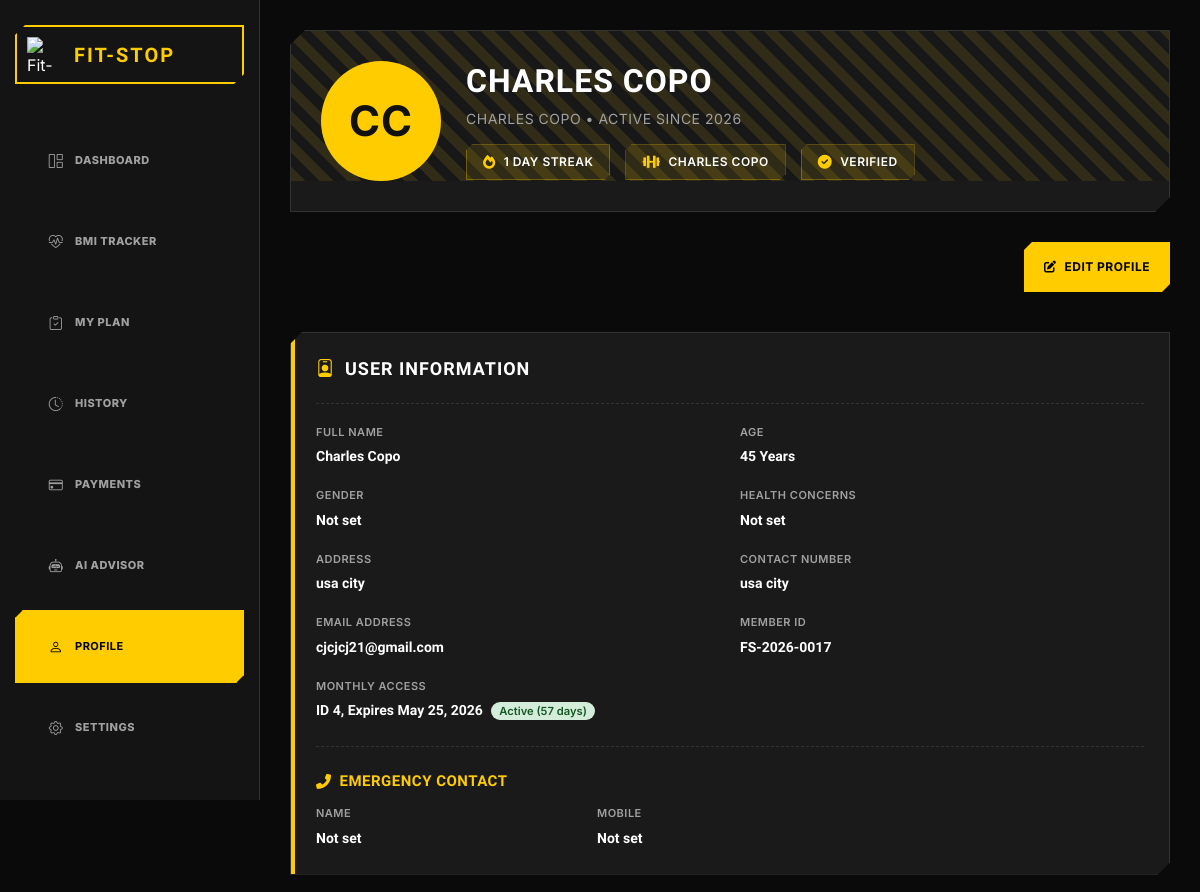
Page /user/profile.php (signed in, upper part) on the earlier database version.
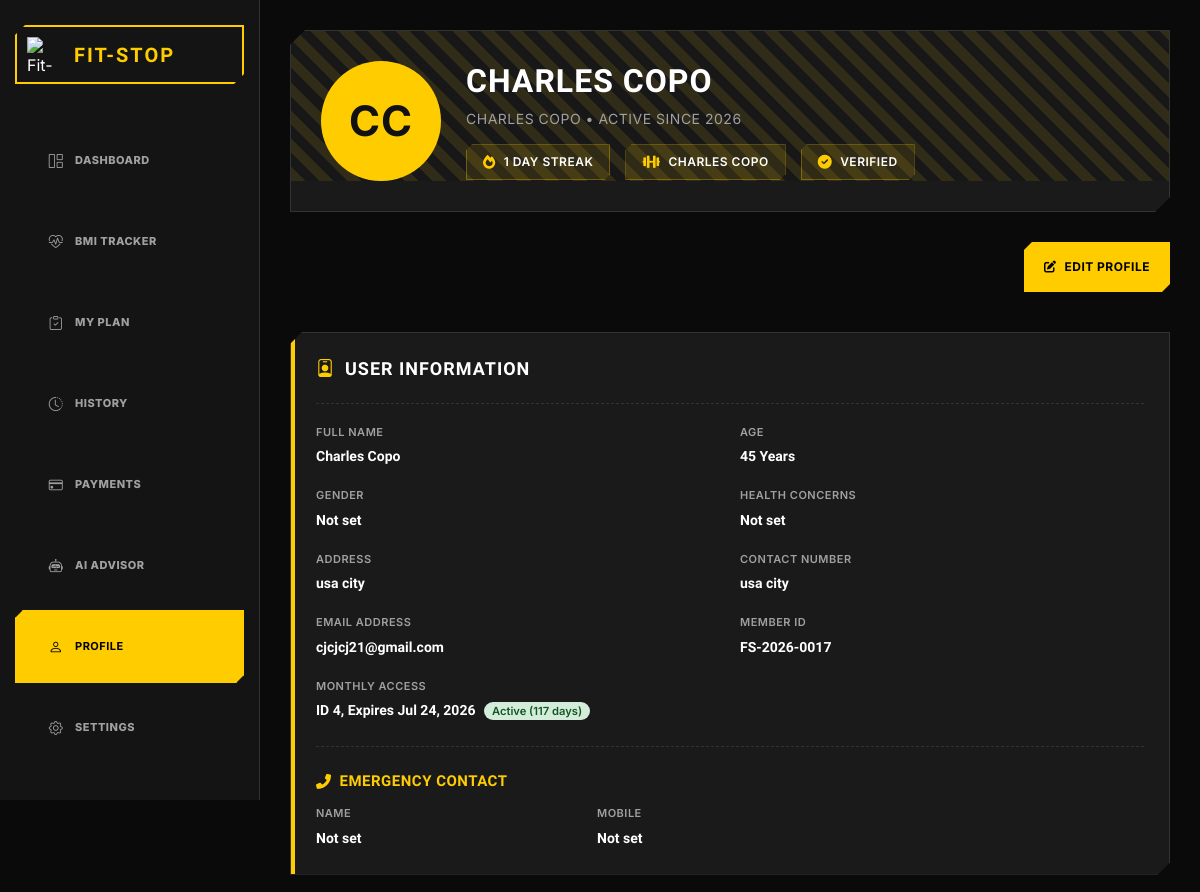
Same page on the later database version.
### tables this page shows
CREATE TABLE "monthly" ("id" integer,"name" text,"expires_in" datetime, "member" INTEGER, image BLOB, PRIMARY KEY ("id"));

### user/profile.php (the view, shortened to what the changed rows need)
<?php
$displayName = 'Member';
$monthlyId = null;
$monthlyName = 'None';
$monthlyExpiry = null;
$monthlyStatus = 'None';
$daysRemaining = 0;
try {
  require __DIR__ . '/../Login/connection.php';
  $userId = (int)($_SESSION['id'] ?? 0);
  if ($userId > 0) {
    $userStmt = $pdo->prepare('SELECT id, username, first_name, last_name, email, address FROM users WHERE id = :id LIMIT 1');
    $userStmt->execute([':id' => $userId]);
    $user = $userStmt->fetch(PDO::FETCH_ASSOC) ?: [];
    $monthly = null;
    $mStmt = $pdo->prepare("
      SELECT id, name, expires_in, member
      FROM monthly
      WHERE member = :user_id
      ORDER BY date(expires_in) DESC
      LIMIT 1
    ");
    $mStmt->execute([':user_id' => $userId]);
    $monthly = $mStmt->fetch(PDO::FETCH_ASSOC);
    $monthlyId = $monthly ? $monthly['id'] : null;
    $monthlyName = $monthly ? $monthly['name'] : 'None';
    $monthlyExpiry = $monthly ? $monthly['expires_in'] : null;
    if ($monthlyExpiry) {
        $nowDate = new DateTime('now', new DateTimeZone('Asia/Manila'));
        $expDate = new DateTime($monthlyExpiry);
        $daysRemaining = (int) $nowDate->diff($expDate)->format('%r%a');
        $monthlyStatus = $daysRemaining >= 0 ? "Active ($daysRemaining days)" : "Expired (" . abs($daysRemaining) . " days)";
    }
    $nameRaw = trim(((string)($user['first_name'] ?? '')) . ' ' . ((string)($user['last_name'] ?? '')));
    if ($nameRaw !== '') {
      $displayName = $nameRaw;
    } elseif (!empty($user['username'])) {
      $displayName = (string)$user['username'];
    }
  }
} catch (Throwable $e) {
}
?>
<!doctype html>
<html lang="en">
  <head>
    <link href="https://cdn.jsdelivr.net/npm/bootstrap@5.3.2/dist/css/bootstrap.min.css" rel="stylesheet">
    <link rel="stylesheet" href="user.css" />
    <link
      href="https://cdn.jsdelivr.net/npm/bootstrap-icons/font/bootstrap-icons.css"
      rel="stylesheet"
    />
    <link
      rel="stylesheet"
      href="https://cdnjs.cloudflare.com/ajax/libs/font-awesome/6.0.0/css/all.min.css"
    />
  </head>
  <body>
    <div class="dashboard">
      <main class="main-content">
        <header class="profile-banner">
          <div class="profile-header-content">
            <div class="profile-header-info">
              <h1 id="profileHeaderName"><?php echo htmlspecialchars($displayName, ENT_QUOTES, 'UTF-8'); ?></h1>
              <p class="profile-subtitle"><?php echo htmlspecialchars($monthlyName, ENT_QUOTES, 'UTF-8'); ?> • Active Since <?php echo date('Y'); ?></p>
              <div class="profile-stats-mini">
                <div class="stat-badge">
                </div>
                <div class="stat-badge">
                  <i class="fas fa-dumbbell"></i>
                  <span><?php echo htmlspecialchars($monthlyName, ENT_QUOTES, 'UTF-8'); ?></span>
                </div>
                <div class="stat-badge">
                </div>
              </div>
            </div>
          </div>
        </header>
        <section class="profile-page">
          <div class="profile-card">
            <div class="info-grid">
              <div class="info-item" style="grid-column: 1 / -1;">
                <span class="info-label">Monthly Access</span>
                <span class="info-value">
                  <?php if ($monthly): ?>
                    ID <?= htmlspecialchars($monthlyId) ?>, Expires <?= htmlspecialchars(date('M j, Y', strtotime($monthlyExpiry))) ?>
                    <span class="status-badge <?= $daysRemaining >= 0 ? 'active' : 'expired' ?>"><?= htmlspecialchars($monthlyStatus) ?></span>
                  <?php else: ?>
                    <span style="color: #a0a0a0;">No monthly link yet. <a href="#" style="color:#ffcc00; text-decoration:none;">Subscribe Now</a></span>
                  <?php endif; ?>
                </span>
              </div>
            </div>
          </div>
        </section>
      </main>
    </div>
  </body>
</html>

Differences in the rows shown:
changed monthly "CHARLES COPO": expires_in "May 25, 2026" → "Jul 24, 2026"; expires_in "Active (57 days)" → "Active (117 days)"
